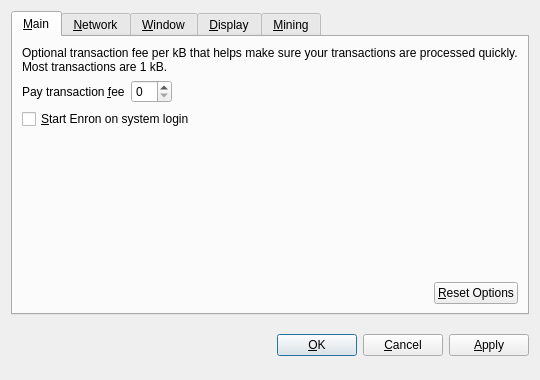
<?xml version="1.0" encoding="UTF-8"?>
<ui version="4.0">
 <class>OptionsDialog</class>
 <widget class="QDialog" name="OptionsDialog">
  <property name="geometry">
   <rect>
    <x>0</x>
    <y>0</y>
    <width>540</width>
    <height>380</height>
   </rect>
  </property>
  <property name="windowTitle">
   <string>Options</string>
  </property>
  <property name="modal">
   <bool>true</bool>
  </property>
  <layout class="QVBoxLayout" name="verticalLayout">
   <item>
    <widget class="QTabWidget" name="tabWidget">
     <property name="tabPosition">
      <enum>QTabWidget::North</enum>
     </property>
     <property name="currentIndex">
      <number>0</number>
     </property>
     <widget class="QWidget" name="tabMain">
      <attribute name="title">
       <string>&amp;Main</string>
      </attribute>
      <layout class="QVBoxLayout" name="verticalLayout_Main">
       <item>
        <widget class="QLabel" name="transactionFeeInfoLabel">
         <property name="text">
          <string>Optional transaction fee per kB that helps make sure your transactions are processed quickly. Most transactions are 1 kB.</string>
         </property>
         <property name="textFormat">
          <enum>Qt::PlainText</enum>
         </property>
         <property name="wordWrap">
          <bool>true</bool>
         </property>
        </widget>
       </item>
       <item>
        <layout class="QHBoxLayout" name="horizontalLayout_1_Main">
         <item>
          <widget class="QLabel" name="transactionFeeLabel">
           <property name="text">
            <string>Pay transaction &amp;fee</string>
           </property>
           <property name="textFormat">
            <enum>Qt::PlainText</enum>
           </property>
           <property name="buddy">
            <cstring>transactionFee</cstring>
           </property>
          </widget>
         </item>
         <item>
          <widget class="BitcoinAmountField" name="transactionFee"/>
         </item>
         <item>
          <spacer name="horizontalSpacer_1_Main">
           <property name="orientation">
            <enum>Qt::Horizontal</enum>
           </property>
           <property name="sizeHint" stdset="0">
            <size>
             <width>40</width>
             <height>20</height>
            </size>
           </property>
          </spacer>
         </item>
        </layout>
       </item>
       <item>
        <widget class="QCheckBox" name="bitcoinAtStartup">
         <property name="toolTip">
          <string>Automatically start Enron after logging in to the system.</string>
         </property>
         <property name="text">
          <string>&amp;Start Enron on system login</string>
         </property>
        </widget>
       </item>
       <item>
        <spacer name="verticalSpacer_Main">
         <property name="orientation">
          <enum>Qt::Vertical</enum>
         </property>
         <property name="sizeHint" stdset="0">
          <size>
           <width>20</width>
           <height>40</height>
          </size>
         </property>
        </spacer>
       </item>
       <item>
        <layout class="QHBoxLayout" name="horizontalLayout_2_Main">
         <item>
          <spacer name="horizontalSpacer_2_Main">
           <property name="orientation">
            <enum>Qt::Horizontal</enum>
           </property>
           <property name="sizeHint" stdset="0">
            <size>
             <width>40</width>
             <height>20</height>
            </size>
           </property>
          </spacer>
         </item>
         <item>
          <widget class="QPushButton" name="resetButton">
           <property name="toolTip">
            <string>Reset all client options to default.</string>
           </property>
           <property name="text">
            <string>&amp;Reset Options</string>
           </property>
           <property name="autoDefault">
            <bool>false</bool>
           </property>
          </widget>
         </item>
        </layout>
       </item>
      </layout>
     </widget>
     <widget class="QWidget" name="tabNetwork">
      <attribute name="title">
       <string>&amp;Network</string>
      </attribute>
      <layout class="QVBoxLayout" name="verticalLayout_Network">
       <item>
        <widget class="QCheckBox" name="mapPortUpnp">
         <property name="toolTip">
          <string>&lt;html&gt;&lt;head/&gt;&lt;body&gt;&lt;p&gt;Automatically open the Enron client port on the router. This only works when your router supports UPnP and it is enabled.&lt;/p&gt;&lt;/body&gt;&lt;/html&gt;</string>
         </property>
         <property name="text">
          <string>Map port using &amp;UPnP</string>
         </property>
        </widget>
       </item>
       <item>
        <widget class="QCheckBox" name="connectSocks">
         <property name="toolTip">
          <string>Connect to the Enron network through a SOCKS proxy (e.g. when connecting through Tor).</string>
         </property>
         <property name="text">
          <string>&amp;Connect through SOCKS proxy:</string>
         </property>
        </widget>
       </item>
       <item>
        <layout class="QHBoxLayout" name="horizontalLayout_Network">
         <item>
          <widget class="QLabel" name="proxyIpLabel">
           <property name="text">
            <string>Proxy &amp;IP:</string>
           </property>
           <property name="textFormat">
            <enum>Qt::PlainText</enum>
           </property>
           <property name="buddy">
            <cstring>proxyIp</cstring>
           </property>
          </widget>
         </item>
         <item>
          <widget class="QValidatedLineEdit" name="proxyIp">
           <property name="maximumSize">
            <size>
             <width>140</width>
             <height>16777215</height>
            </size>
           </property>
           <property name="toolTip">
            <string>IP address of the proxy (e.g. 127.0.0.1)</string>
           </property>
          </widget>
         </item>
         <item>
          <widget class="QLabel" name="proxyPortLabel">
           <property name="text">
            <string>&amp;Port:</string>
           </property>
           <property name="textFormat">
            <enum>Qt::PlainText</enum>
           </property>
           <property name="buddy">
            <cstring>proxyPort</cstring>
           </property>
          </widget>
         </item>
         <item>
          <widget class="QLineEdit" name="proxyPort">
           <property name="maximumSize">
            <size>
             <width>55</width>
             <height>16777215</height>
            </size>
           </property>
           <property name="toolTip">
            <string>Port of the proxy (e.g. 9050)</string>
           </property>
          </widget>
         </item>
         <item>
          <widget class="QLabel" name="socksVersionLabel">
           <property name="text">
            <string>SOCKS &amp;Version:</string>
           </property>
           <property name="textFormat">
            <enum>Qt::PlainText</enum>
           </property>
           <property name="buddy">
            <cstring>socksVersion</cstring>
           </property>
          </widget>
         </item>
         <item>
          <widget class="QValueComboBox" name="socksVersion">
           <property name="toolTip">
            <string>SOCKS version of the proxy (e.g. 5)</string>
           </property>
          </widget>
         </item>
         <item>
          <spacer name="horizontalSpacer_Network">
           <property name="orientation">
            <enum>Qt::Horizontal</enum>
           </property>
           <property name="sizeHint" stdset="0">
            <size>
             <width>40</width>
             <height>20</height>
            </size>
           </property>
          </spacer>
         </item>
        </layout>
       </item>
       <item>
        <spacer name="verticalSpacer_Network">
         <property name="orientation">
          <enum>Qt::Vertical</enum>
         </property>
         <property name="sizeHint" stdset="0">
          <size>
           <width>20</width>
           <height>40</height>
          </size>
         </property>
        </spacer>
       </item>
      </layout>
     </widget>
     
     
     <widget class="QWidget" name="tabWindow">
      <attribute name="title">
       <string>&amp;Window</string>
      </attribute>
      <layout class="QVBoxLayout" name="verticalLayout_Window">
       <item>
        <widget class="QCheckBox" name="minimizeToTray">
         <property name="toolTip">
          <string>Show only a tray icon after minimizing the window.</string>
         </property>
         <property name="text">
          <string>&amp;Minimize to the tray instead of the taskbar</string>
         </property>
        </widget>
       </item>
       <item>
        <widget class="QCheckBox" name="minimizeOnClose">
         <property name="toolTip">
          <string>Minimize instead of exit the application when the window is closed. When this option is enabled, the application will be closed only after selecting Quit in the menu.</string>
         </property>
         <property name="text">
          <string>M&amp;inimize on close</string>
         </property>
        </widget>
       </item>
       <item>
        <spacer name="verticalSpacer_Window">
         <property name="orientation">
          <enum>Qt::Vertical</enum>
         </property>
         <property name="sizeHint" stdset="0">
          <size>
           <width>20</width>
           <height>40</height>
          </size>
         </property>
        </spacer>
       </item>
      </layout>
     </widget>
     
     
     <widget class="QWidget" name="tabDisplay">
      <attribute name="title">
       <string>&amp;Display</string>
      </attribute>
      <layout class="QVBoxLayout" name="verticalLayout_Display">
       <item>
        <layout class="QHBoxLayout" name="horizontalLayout_1_Display">
         <item>
          <widget class="QLabel" name="langLabel">
           <property name="text">
            <string>User Interface &amp;language:</string>
           </property>
           <property name="textFormat">
            <enum>Qt::PlainText</enum>
           </property>
           <property name="buddy">
            <cstring>lang</cstring>
           </property>
          </widget>
         </item>
         <item>
          <widget class="QValueComboBox" name="lang">
           <property name="toolTip">
            <string>&lt;html&gt;&lt;head/&gt;&lt;body&gt;&lt;p&gt;The user interface language can be set here. This setting will take effect after restarting Enron.&lt;/p&gt;&lt;/body&gt;&lt;/html&gt;</string>
           </property>
          </widget>
         </item>
        </layout>
       </item>
       <item>
        <layout class="QHBoxLayout" name="horizontalLayout_2_Display">
         <item>
          <widget class="QLabel" name="unitLabel">
           <property name="text">
            <string>&amp;Unit to show amounts in:</string>
           </property>
           <property name="textFormat">
            <enum>Qt::PlainText</enum>
           </property>
           <property name="buddy">
            <cstring>unit</cstring>
           </property>
          </widget>
         </item>
         <item>
          <widget class="QValueComboBox" name="unit">
           <property name="toolTip">
            <string>Choose the default subdivision unit to show in the interface and when sending coins.</string>
           </property>
          </widget>
         </item>
        </layout>
       </item>
       <item>
        <widget class="QCheckBox" name="displayAddresses">
         <property name="toolTip">
          <string>&lt;html&gt;&lt;head/&gt;&lt;body&gt;&lt;p&gt;Whether to show Enron addresses in the transaction list or not.&lt;/p&gt;&lt;/body&gt;&lt;/html&gt;</string>
         </property>
         <property name="text">
          <string>&amp;Display addresses in transaction list</string>
         </property>
        </widget>
       </item>
       <item>
        <spacer name="verticalSpacer_Display">
         <property name="orientation">
          <enum>Qt::Vertical</enum>
         </property>
         <property name="sizeHint" stdset="0">
          <size>
           <width>20</width>
           <height>40</height>
          </size>
         </property>
        </spacer>
       </item>
      </layout>
     </widget>


     <widget class="QWidget" name="tabMining">
      <attribute name="title">
       <string>&amp;Mining</string>
      </attribute>
      <layout class="QVBoxLayout" name="verticalLayout_Mining">
      
       <item>
        <widget class="QCheckBox" name="checkboxMiningEnabled">
         <property name="toolTip">
          <string>&lt;html&gt;&lt;head/&gt;&lt;body&gt;&lt;p&gt;Whether to enabled Enron mining by default.&lt;/p&gt;&lt;/body&gt;&lt;/html&gt;</string>
         </property>
         <property name="text">
          <string>&amp;Mining enabled</string>
         </property>
        </widget>
       </item>
       
       <item>
        <layout class="QHBoxLayout" name="horizontalLayout_2_Mining">        
         <item>
          <widget class="QLabel" name="labelMiningProcLimit">
           <property name="text">
            <string>&amp;Mining limit:</string>
           </property>
           <property name="textFormat">
            <enum>Qt::PlainText</enum>
           </property>
           <property name="buddy">
            <cstring>comboMiningProcLimit</cstring>
           </property>
          </widget>
         </item>
         <item>
          <widget class="QValueComboBox" name="comboMiningProcLimit">
           <property name="toolTip">
            <string>Choose the default mining intensity.</string>
           </property>
          </widget>
         </item>
        </layout>
       </item>
       <item>
        <spacer name="verticalSpacer_Display">
         <property name="orientation">
          <enum>Qt::Vertical</enum>
         </property>
         <property name="sizeHint" stdset="0">
          <size>
           <width>20</width>
           <height>40</height>
          </size>
         </property>
        </spacer>
       </item>
       
      </layout>
     </widget>

     
    </widget>
   </item>
   <item>
    <layout class="QHBoxLayout" name="horizontalLayout_Buttons">
     <item>
      <spacer name="horizontalSpacer_1">
       <property name="orientation">
        <enum>Qt::Horizontal</enum>
       </property>
       <property name="sizeHint" stdset="0">
        <size>
         <width>40</width>
         <height>48</height>
        </size>
       </property>
      </spacer>
     </item>
     <item>
      <widget class="QLabel" name="statusLabel">
       <property name="font">
        <font>
         <weight>75</weight>
         <bold>true</bold>
        </font>
       </property>
       <property name="text">
        <string/>
       </property>
       <property name="textFormat">
        <enum>Qt::PlainText</enum>
       </property>
       <property name="wordWrap">
        <bool>true</bool>
       </property>
      </widget>
     </item>
     <item>
      <spacer name="horizontalSpacer_2">
       <property name="orientation">
        <enum>Qt::Horizontal</enum>
       </property>
       <property name="sizeHint" stdset="0">
        <size>
         <width>40</width>
         <height>48</height>
        </size>
       </property>
      </spacer>
     </item>
     <item>
      <widget class="QPushButton" name="okButton">
       <property name="text">
        <string>&amp;OK</string>
       </property>
      </widget>
     </item>
     <item>
      <widget class="QPushButton" name="cancelButton">
       <property name="text">
        <string>&amp;Cancel</string>
       </property>
       <property name="autoDefault">
        <bool>false</bool>
       </property>
      </widget>
     </item>
     <item>
      <widget class="QPushButton" name="applyButton">
       <property name="text">
        <string>&amp;Apply</string>
       </property>
       <property name="autoDefault">
        <bool>false</bool>
       </property>
      </widget>
     </item>
    </layout>
   </item>
  </layout>
 </widget>
 <customwidgets>
  <customwidget>
   <class>BitcoinAmountField</class>
   <extends>QSpinBox</extends>
   <header>bitcoinamountfield.h</header>
  </customwidget>
  <customwidget>
   <class>QValueComboBox</class>
   <extends>QComboBox</extends>
   <header>qvaluecombobox.h</header>
  </customwidget>
  <customwidget>
   <class>QValidatedLineEdit</class>
   <extends>QLineEdit</extends>
   <header>qvalidatedlineedit.h</header>
  </customwidget>
 </customwidgets>
 <resources/>
 <connections/>
</ui>
